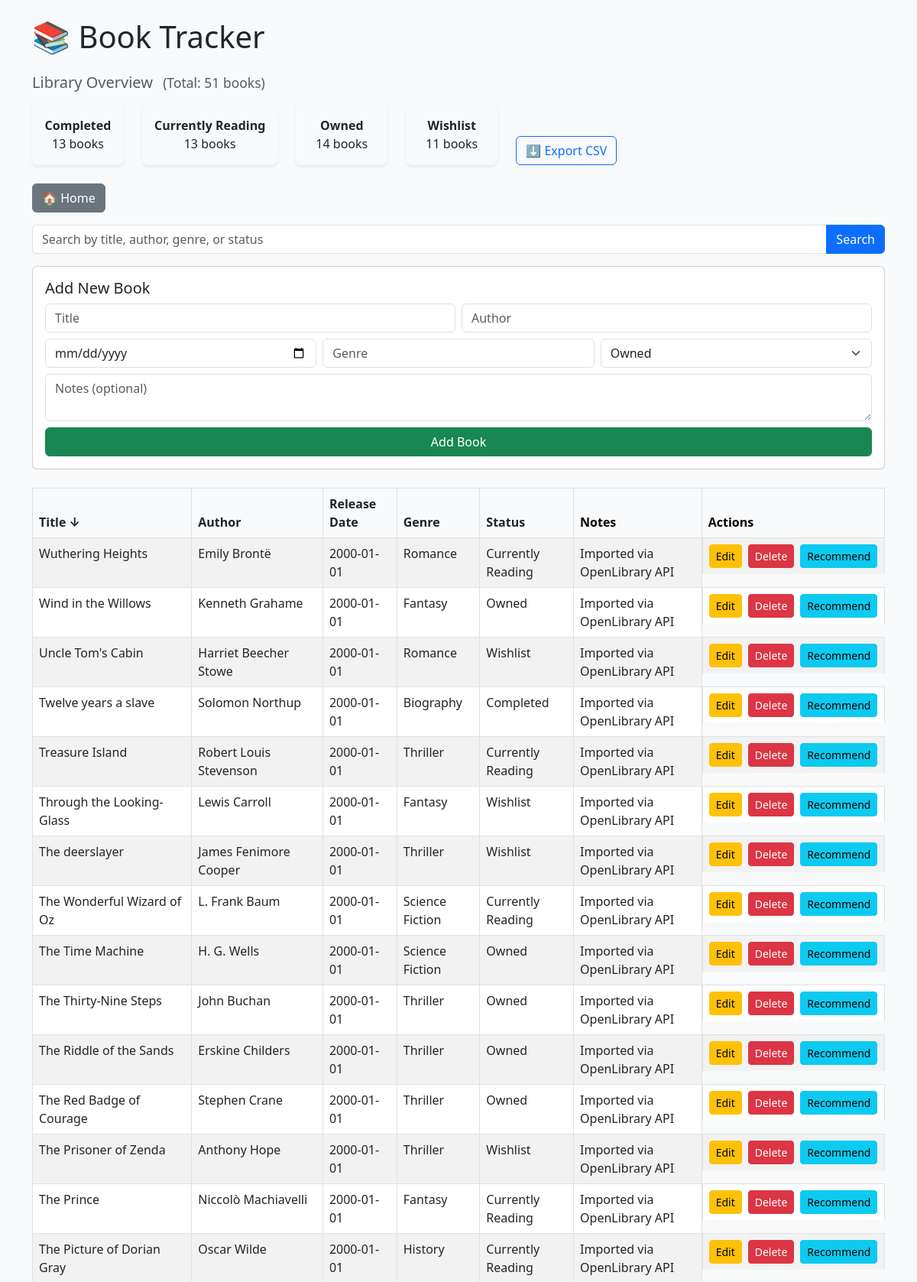
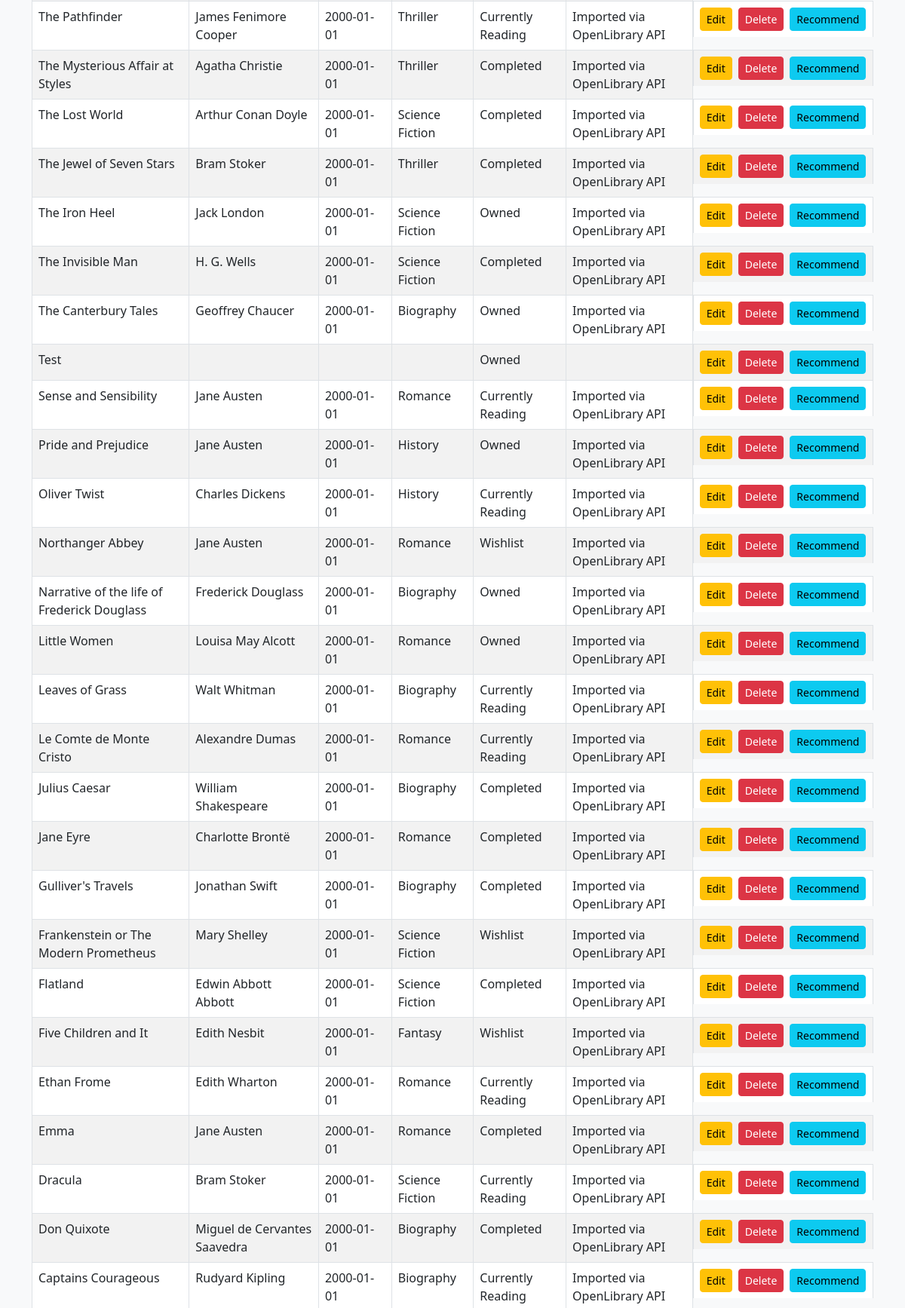
The page /?sort=title&order=desc (upper part) on the database its author committed (2 pictures, top to bottom).
### tables this page shows
CREATE TABLE books (
            id INTEGER PRIMARY KEY AUTOINCREMENT,
            title TEXT NOT NULL,
            author TEXT,
            release_date TEXT,
            genre TEXT,
            status TEXT,
            notes TEXT
        );

### app.py (the view)
@app.route('/', methods=['GET', 'POST'])
def index():
    query = request.form.get('query', '') if request.method == 'POST' else ''
    sort = request.args.get('sort', 'title')
    order = request.args.get('order', 'asc')
    sort_columns = ['title', 'author', 'release_date', 'genre', 'status']
    if sort not in sort_columns:
        sort = 'title'
    if order not in ['asc', 'desc']:
        order = 'asc'
    conn = get_db_connection()
    if query:
        books = conn.execute(f'''SELECT * FROM books WHERE
                                  title LIKE ? OR
                                  author LIKE ? OR
                                  genre LIKE ? OR
                                  status LIKE ?
                                  ORDER BY {sort} {order}''',
                              [f'%{query}%']*4).fetchall()
    else:
        books = conn.execute(f'SELECT * FROM books ORDER BY {sort} {order}').fetchall()
    status_counts = conn.execute('''
        SELECT status, COUNT(*) as count FROM books GROUP BY status
    ''').fetchall()
    conn.close()
    return render_template('index.html', books=books, query=query, sort=sort, order=order, status_counts=status_counts)

### app.py (called while the page is built)
def get_db_connection():
    conn = sqlite3.connect('books.db')
    conn.row_factory = sqlite3.Row
    return conn

### templates/index.html (shortened to what this page needs)
<!DOCTYPE html>
<html lang="en">
<head>
    <link href="https://cdn.jsdelivr.net/npm/bootstrap@5.3.0/dist/css/bootstrap.min.css" rel="stylesheet">
</head>
<body class="bg-light">
    <div class="container py-4">
        <h1 class="mb-4">📚 Book Tracker</h1>
        {% set total_count = status_counts | sum(attribute='count') %}
<div class="row mb-4 align-items-end">
    <div class="col-12 mb-2">
        <h5 class="text-muted">Library Overview <small class="ms-2">(Total: {{ total_count }} books)</small></h5>
    </div>
    {% for item in status_counts %}
    <div class="col-auto">
        <div class="card shadow-sm p-3 text-center border-0 bg-light rounded-3" style="min-width: 120px;">
            <div class="fw-bold">{{ item['status'] }}</div>
            <div>{{ item['count'] }} book{{ '' if item['count'] == 1 else 's' }}</div>
        </div>
    </div>
    {% endfor %}
    <div class="col-auto d-flex align-items-center">
        <a href="/export" class="btn btn-outline-primary">⬇ Export CSV</a>
    </div>
</div>
<a href="{{ url_for('index') }}" class="btn btn-secondary mb-3">🏠 Home</a>
        <form method="POST" action="/" class="mb-3">
            <div class="input-group">
                <input type="text" name="query" class="form-control" placeholder="Search by title, author, genre, or status" value="{{ query }}">
                <button class="btn btn-primary" type="submit">Search</button>
            </div>
        </form>
        <form method="POST" action="/add" class="card p-3 mb-4">
            <h5>Add New Book</h5>
            <div class="row g-2 mb-2">
                <div class="col-md"><input name="title" required placeholder="Title" class="form-control"></div>
                <div class="col-md"><input name="author" placeholder="Author" class="form-control"></div>
            </div>
            <div class="row g-2 mb-2">
                <div class="col-md"><input type="date" name="release_date" class="form-control"></div>
                <div class="col-md"><input name="genre" placeholder="Genre" class="form-control"></div>
                <div class="col-md">
                    <select name="status" class="form-select">
                        <option>Owned</option>
                    </select>
                </div>
            </div>
            <textarea name="notes" placeholder="Notes (optional)" class="form-control mb-2"></textarea>
            <button class="btn btn-success" type="submit">Add Book</button>
        </form>
        <table class="table table-striped table-bordered">
            <thead class="table-light">
                <tr>
                    <th>
                        <a href="/?sort=title&order={{ 'desc' if sort == 'title' and order == 'asc' else 'asc' }}" class="text-decoration-none text-dark">
                            Title {% if sort == 'title' %}{{ '↑' if order == 'asc' else '↓' }}{% endif %}
                        </a>
                    </th>
                    <th>
                        <a href="/?sort=author&order={{ 'desc' if sort == 'author' and order == 'asc' else 'asc' }}" class="text-decoration-none text-dark">
                            Author {% if sort == 'author' %}{{ '↑' if order == 'asc' else '↓' }}{% endif %}
                        </a>
                    </th>
                    <th>
                        <a href="/?sort=release_date&order={{ 'desc' if sort == 'release_date' and order == 'asc' else 'asc' }}" class="text-decoration-none text-dark">
                            Release Date {% if sort == 'release_date' %}{{ '↑' if order == 'asc' else '↓' }}{% endif %}
                        </a>
                    </th>
                    <th>
                        <a href="/?sort=genre&order={{ 'desc' if sort == 'genre' and order == 'asc' else 'asc' }}" class="text-decoration-none text-dark">
                            Genre {% if sort == 'genre' %}{{ '↑' if order == 'asc' else '↓' }}{% endif %}
                        </a>
                    </th>
                    <th>
                        <a href="/?sort=status&order={{ 'desc' if sort == 'status' and order == 'asc' else 'asc' }}" class="text-decoration-none text-dark">
                            Status {% if sort == 'status' %}{{ '↑' if order == 'asc' else '↓' }}{% endif %}
                        </a>
                    </th>
                    <th>Notes</th>
                    <th>Actions</th>
                </tr>
            </thead>
            <tbody>
                {% for book in books %}
                <tr>
                    <td>{{ book['title'] }}</td>
                    <td>{{ book['author'] }}</td>
                    <td>{{ book['release_date'] }}</td>
                    <td>{{ book['genre'] }}</td>
                    <td>{{ book['status'] }}</td>
                    <td>{{ book['notes'] }}</td>
                    <td class="d-flex gap-2">
                        <a href="/edit/{{ book['id'] }}" class="btn btn-warning btn-sm">Edit</a>
                        <a href="/delete/{{ book['id'] }}" class="btn btn-danger btn-sm">Delete</a>
                        <a href="/recommend/{{ book['id'] }}" class="btn btn-info btn-sm">Recommend</a>
                    </td>
                </tr>
                {% else %}
                <tr><td colspan="7" class="text-center">No books found.</td></tr>
                {% endfor %}
            </tbody>
        </table>
    </div>
</body>
</html>

### rows shown on the page
books: title "Wuthering Heights", author "Emily Brontë", release_date "2000-01-01", genre "Romance", status "Currently Reading", notes "Imported via OpenLibrary API"
books: title "Wind in the Willows", author "Kenneth Grahame", release_date "2000-01-01", genre "Fantasy", status "Owned", notes "Imported via OpenLibrary API"
books: title "Uncle Tom's Cabin", author "Harriet Beecher Stowe", release_date "2000-01-01", genre "Romance", status "Wishlist", notes "Imported via OpenLibrary API"
books: title "Twelve years a slave", author "Solomon Northup", release_date "2000-01-01", genre "Biography", status "Completed", notes "Imported via OpenLibrary API"
books: title "Treasure Island", author "Robert Louis Stevenson", release_date "2000-01-01", genre "Thriller", status "Currently Reading", notes "Imported via OpenLibrary API"
books: title "Through the Looking-Glass", author "Lewis Carroll", release_date "2000-01-01", genre "Fantasy", status "Wishlist", notes "Imported via OpenLibrary API"
books: title "The deerslayer", author "James Fenimore Cooper", release_date "2000-01-01", genre "Thriller", status "Wishlist", notes "Imported via OpenLibrary API"
books: title "The Wonderful Wizard of Oz", author "L. Frank Baum", release_date "2000-01-01", genre "Science Fiction", status "Currently Reading", notes "Imported via OpenLibrary API"
books: title "The Time Machine", author "H. G. Wells", release_date "2000-01-01", genre "Science Fiction", status "Owned", notes "Imported via OpenLibrary API"
books: title "The Thirty-Nine Steps", author "John Buchan", release_date "2000-01-01", genre "Thriller", status "Owned", notes "Imported via OpenLibrary API"
books: title "The Riddle of the Sands", author "Erskine Childers", release_date "2000-01-01", genre "Thriller", status "Owned", notes "Imported via OpenLibrary API"
books: title "The Red Badge of Courage", author "Stephen Crane", release_date "2000-01-01", genre "Thriller", status "Owned", notes "Imported via OpenLibrary API"
books: title "The Prisoner of Zenda", author "Anthony Hope", release_date "2000-01-01", genre "Thriller", status "Wishlist", notes "Imported via OpenLibrary API"
books: title "The Prince", author "Niccolò Machiavelli", release_date "2000-01-01", genre "Fantasy", status "Currently Reading", notes "Imported via OpenLibrary API"
books: title "The Picture of Dorian Gray", author "Oscar Wilde", release_date "2000-01-01", genre "History", status "Currently Reading", notes "Imported via OpenLibrary API"
books: title "The Pathfinder", author "James Fenimore Cooper", release_date "2000-01-01", genre "Thriller", status "Currently Reading", notes "Imported via OpenLibrary API"
books: title "The Mysterious Affair at Styles", author "Agatha Christie", release_date "2000-01-01", genre "Thriller", status "Completed", notes "Imported via OpenLibrary API"
books: title "The Lost World", author "Arthur Conan Doyle", release_date "2000-01-01", genre "Science Fiction", status "Completed", notes "Imported via OpenLibrary API"
books: title "The Jewel of Seven Stars", author "Bram Stoker", release_date "2000-01-01", genre "Thriller", status "Completed", notes "Imported via OpenLibrary API"
books: title "The Iron Heel", author "Jack London", release_date "2000-01-01", genre "Science Fiction", status "Owned", notes "Imported via OpenLibrary API"
books: title "The Invisible Man", author "H. G. Wells", release_date "2000-01-01", genre "Science Fiction", status "Completed", notes "Imported via OpenLibrary API"
books: title "The Canterbury Tales", author "Geoffrey Chaucer", release_date "2000-01-01", genre "Biography", status "Owned", notes "Imported via OpenLibrary API"
books: title "Test", status "Owned"
books: title "Sense and Sensibility", author "Jane Austen", release_date "2000-01-01", genre "Romance", status "Currently Reading", notes "Imported via OpenLibrary API"
books: title "Pride and Prejudice", author "Jane Austen", release_date "2000-01-01", genre "History", status "Owned", notes "Imported via OpenLibrary API"
books: title "Oliver Twist", author "Charles Dickens", release_date "2000-01-01", genre "History", status "Currently Reading", notes "Imported via OpenLibrary API"
books: title "Northanger Abbey", author "Jane Austen", release_date "2000-01-01", genre "Romance", status "Wishlist", notes "Imported via OpenLibrary API"
books: title "Narrative of the life of Frederick Douglass", author "Frederick Douglass", release_date "2000-01-01", genre "Biography", status "Owned", notes "Imported via OpenLibrary API"
books: title "Little Women", author "Louisa May Alcott", release_date "2000-01-01", genre "Romance", status "Owned", notes "Imported via OpenLibrary API"
books: title "Leaves of Grass", author "Walt Whitman", release_date "2000-01-01", genre "Biography", status "Currently Reading", notes "Imported via OpenLibrary API"
books: title "Le Comte de Monte Cristo", author "Alexandre Dumas", release_date "2000-01-01", genre "Romance", status "Currently Reading", notes "Imported via OpenLibrary API"
books: title "Julius Caesar", author "William Shakespeare", release_date "2000-01-01", genre "Biography", status "Completed", notes "Imported via OpenLibrary API"
books: title "Jane Eyre", author "Charlotte Brontë", release_date "2000-01-01", genre "Romance", status "Completed", notes "Imported via OpenLibrary API"
books: title "Gulliver's Travels", author "Jonathan Swift", release_date "2000-01-01", genre "Biography", status "Completed", notes "Imported via OpenLibrary API"
books: title "Frankenstein or The Modern Prometheus", author "Mary Shelley", release_date "2000-01-01", genre "Science Fiction", status "Wishlist", notes "Imported via OpenLibrary API"
books: title "Flatland", author "Edwin Abbott Abbott", release_date "2000-01-01", genre "Science Fiction", status "Completed", notes "Imported via OpenLibrary API"
books: title "Five Children and It", author "Edith Nesbit", release_date "2000-01-01", genre "Fantasy", status "Wishlist", notes "Imported via OpenLibrary API"
books: title "Ethan Frome", author "Edith Wharton", release_date "2000-01-01", genre "Romance", status "Currently Reading", notes "Imported via OpenLibrary API"
books: title "Emma", author "Jane Austen", release_date "2000-01-01", genre "Romance", status "Completed", notes "Imported via OpenLibrary API"
books: title "Dracula", author "Bram Stoker", release_date "2000-01-01", genre "Science Fiction", status "Currently Reading", notes "Imported via OpenLibrary API"
books: title "Don Quixote", author "Miguel de Cervantes Saavedra", release_date "2000-01-01", genre "Biography", status "Completed", notes "Imported via OpenLibrary API"
books: title "Captains Courageous", author "Rudyard Kipling", release_date "2000-01-01", genre "Biography", status "Currently Reading", notes "Imported via OpenLibrary API"

### other values the page prints
{{ total_count }} "51"
{{ item['status'] }} "Completed" "Currently Reading" "Owned" "Wishlist"
{{ item['count'] }} "13" "13" "14" "11"
{{ '' if item['count'] == 1 else 's' }} "s" "s" "s" "s"
{{ '↑' if order == 'asc' else '↓' }} "↓"
